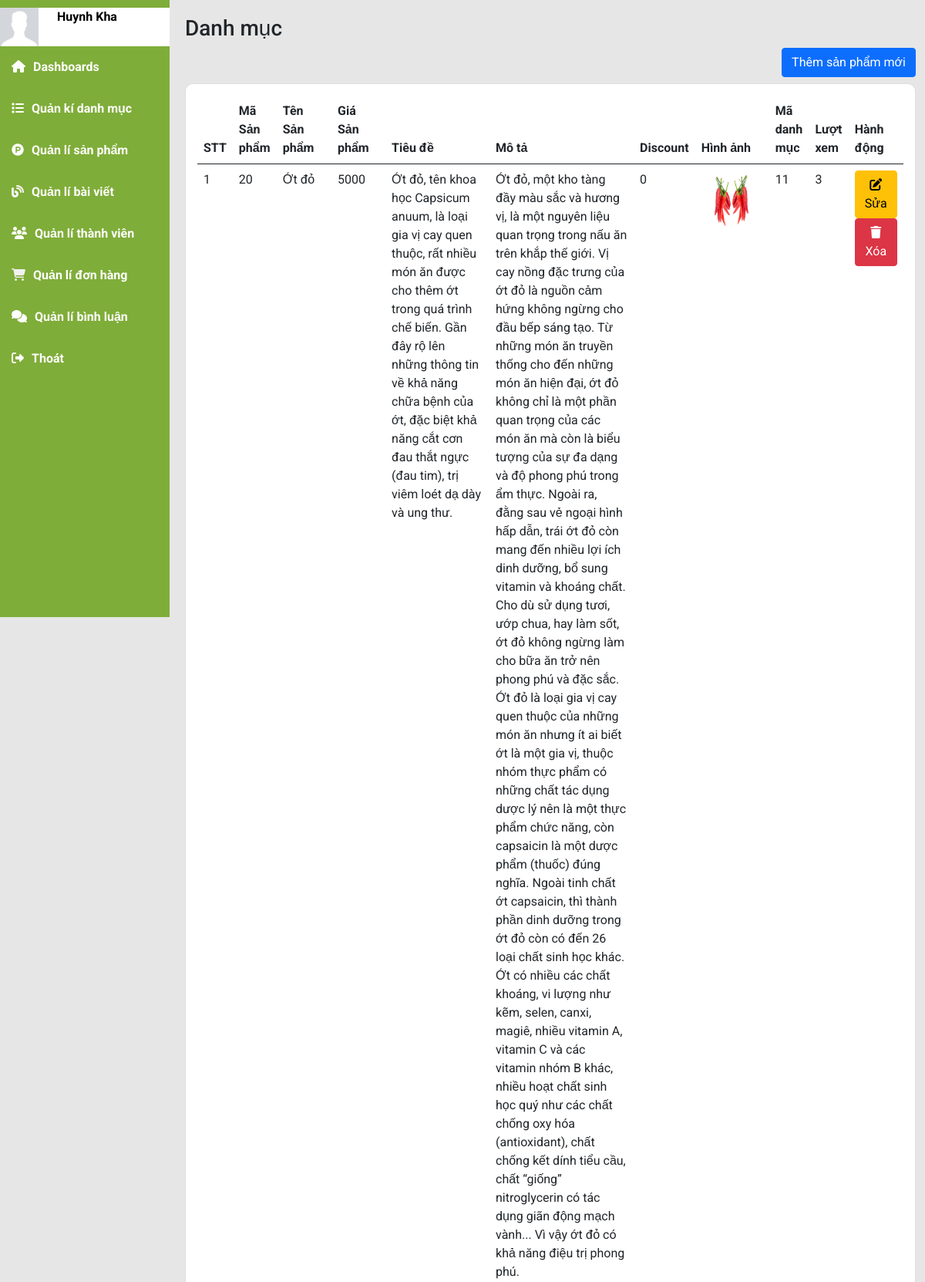
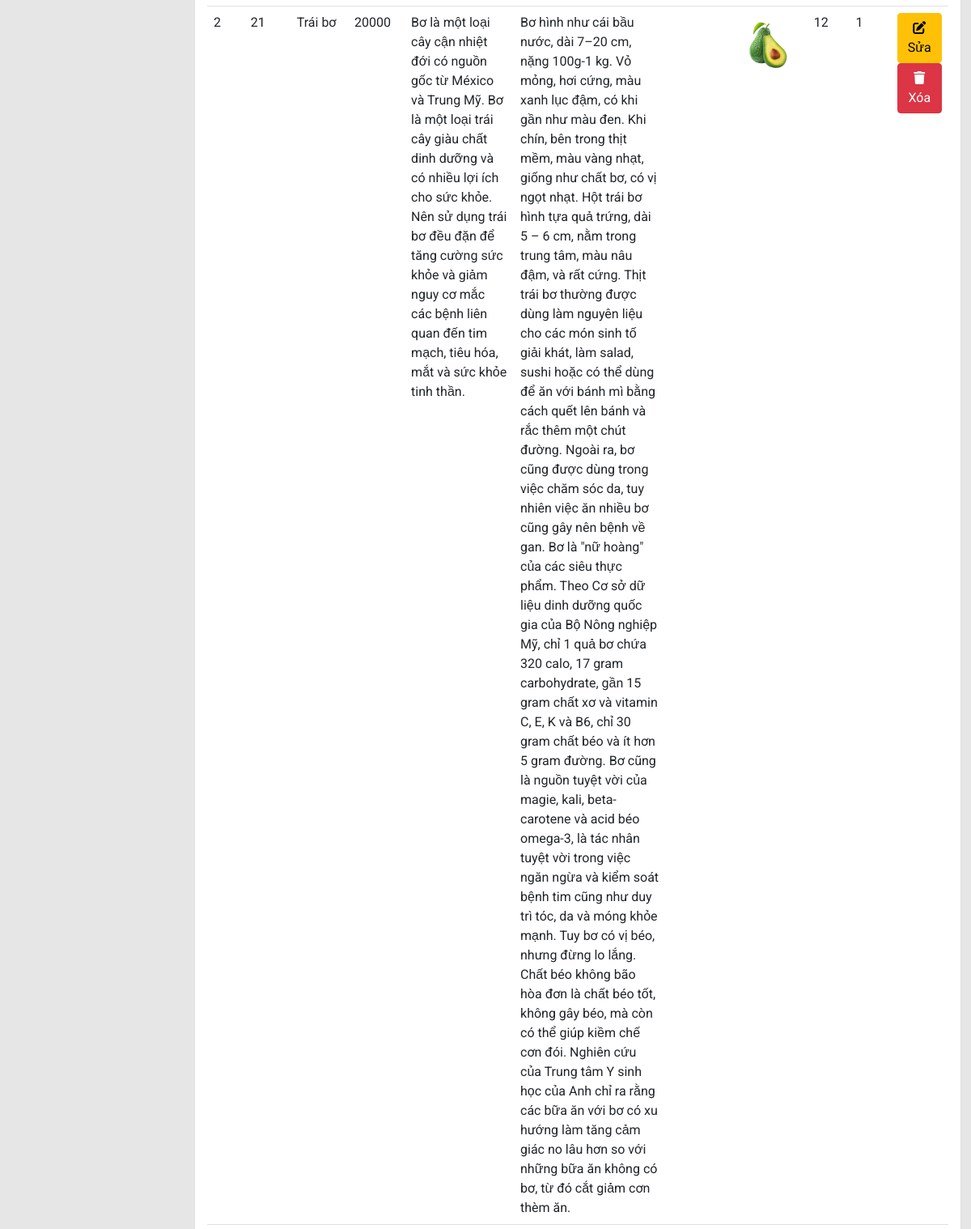
Screenshot of /index.php?mod=admin&act=admin_product (signed in, upper part) with the database file from the repository (2 pictures, top to bottom).
### tables this page shows
CREATE TABLE `sanpham` (
  `MaSP` int NOT NULL,
  `TenSP` varchar(50) NOT NULL,
  `GiaSP` double(10,0) NOT NULL DEFAULT '0' COMMENT 'Tiền Việt không có chữ số thập phân, mặc định là 0(nếu =0 thì hết hàng ví dụ )',
  `HinhAnh` text NOT NULL,
  `TieuDe` text,
  `MoTa` text,
  `Discount` int DEFAULT NULL COMMENT '% giảm giá của 1 sản phẩm',
  `MaDM` int DEFAULT NULL,
  `LuotXem` int NOT NULL,
  `GiaGiam` double(10,0) NOT NULL DEFAULT '0'
);

### model/m_pdo.php (called while the page is built, shortened)
<?php
function pdo_get_connection(){
    $dburl = "mysql:host=localhost;dbname=organic;charset=utf8";
    $username = 'root';
    $password = '';
    $conn = new PDO($dburl, $username, $password);
    $conn->setAttribute(PDO::ATTR_ERRMODE, PDO::ERRMODE_EXCEPTION);
    return $conn;
}
function pdo_query($sql){
    $sql_args = array_slice(func_get_args(), 1);
    try{
        $conn = pdo_get_connection();
        $stmt = $conn->prepare($sql);
        $stmt->execute($sql_args);
        $rows = $stmt->fetchAll();
        return $rows;
    }
    catch(PDOException $e){
        throw $e;
    }
    finally{
        unset($conn);
    }
}

### model/m_admin.php (called while the page is built, shortened)
<?php
    include_once 'model/m_pdo.php';
        function get_productadmin(){
            return pdo_query("SELECT * FROM sanpham");
        }
?>

### view/admin/v_admin_product.php (the view)
<div class="main-content">
    <h3 class="title-page">
        Danh mục
    </h3>
    <div class="d-flex justify-content-end">
        <a href="index.php?mod=admin&act=admin_add_product" class="btn btn-primary mb-2">Thêm sản phẩm  mới</a>
    </div>
    <section class="row">
        <div class="col-sm-12 col-md-12 col xl-12">
            <div class="card chart">
            <table class="table">
    <thead>
        <tr>
            <th>STT</th>
            <th>Mã Sản phẩm</th>
            <th>Tên Sản phẩm</th>
            <th>Giá Sản phẩm</th>
            <th>Tiêu đề</th>
            <th>Mô tả</th>
            <th>Discount</th>
            <th>Hình ảnh</th>
            <th>Mã danh mục</th>
            <th>Lượt xem</th>
            <th>Hành động</th>
        </tr>
    </thead>
    <tbody>
        <?php
            $stt = 1;
            foreach($sanphamall as $product):
        ?>
        <tr>
            <td><?=$stt?></td>
            <td><?=$product['MaSP']?></td>
            <td><?=$product['TenSP']?></td>
            <td><?=$product['GiaSP']?></td>
            <td><?=$product['TieuDe']?></td>
            <td><?=$product['MoTa']?></td>
            <td><?=$product['Discount']?></td>
            <td><img src="view/img/traicay/<?=$product['HinhAnh']?>" alt="" style="width:80px; height:80px; object-fit:cover;"></td>
            <td><?=$product['MaDM']?></td>
            <td><?=$product['LuotXem']?></td>
            <td>
                <a href="index.php?mod=admin&act=admin_edit_product&MaSP=<?=$product['MaSP']?>" class="btn btn-warning"><i class="fa-solid fa-pen-to-square"></i> Sửa</a>
                <a href="index.php?mod=admin&act=admin_delete_product&MaSP=<?=$product['MaSP']?>" class="btn btn-danger"><i class="fa-solid fa-trash"></i> Xóa</a>
            </td>
        </tr>
        <?php
            $stt++;
            endforeach;
        ?>
    </tbody>
</table>
            </div>
        </div>
    </section>
</div>

### view/css/admin.css (style rules this page uses)
* { padding: 0; margin: 0; box-sizing: border-box; font-family: 'Roboto', sans-serif; }
body { background-color: #e6e6e6; }
.main-content { padding-left: 240px; padding-bottom: 20px; }
.main-content .title-page { padding-top: 20px; }
.chart { padding: 15px; border-radius: 10px; }

### rows the page displays
sanpham: MaSP "20", TenSP "Ớt đỏ", GiaSP "5000", TieuDe "Ớt đỏ, tên khoa học Capsicum anuum, là loại gia vị cay quen thuộc, rất nhiều món ăn được cho thêm ớt trong quá trình chế biến. Gần đây rộ lên những thông tin về khả năng chữa bệnh của ớt, đặc biệt khả năng cắt cơn đau thắt ngực (đau tim), trị viêm loét dạ dày và ung thư.", MoTa "Ớt đỏ, một kho tàng đầy màu sắc và hương vị, là một nguyên liệu quan trọng trong nấu ăn trên khắp thế giới. Vị cay nồng đặc trưng của ớt đỏ là nguồn cảm hứng không ngừng cho đầu bếp sáng tạo. Từ những món ăn truyền thống cho đến những món ăn hiện đại, ớt đỏ không chỉ là một phần quan trọng của các món ăn mà còn là biểu tượng của sự đa dạng và độ phong phú trong ẩm thực. Ngoài ra, đằng sau vẻ ngoại hình hấp dẫn, trái ớt đỏ còn mang đến nhiều lợi ích dinh dưỡng, bổ sung vitamin và khoáng chất. Cho dù sử dụng tươi, ướp chua, hay làm sốt, ớt đỏ không ngừng làm cho bữa ăn trở nên phong phú và đặc sắc. Ớt đỏ là loại gia vị cay quen thuộc của những món ăn nhưng ít ai biết ớt là một gia vị, thuộc…", Discount "0", HinhAnh (picture), MaDM "11", LuotXem "3"
sanpham: MaSP "21", TenSP "Trái bơ", GiaSP "20000", TieuDe "Bơ là một loại cây cận nhiệt đới có nguồn gốc từ México và Trung Mỹ. Bơ là một loại trái cây giàu chất dinh dưỡng và có nhiều lợi ích cho sức khỏe. Nên sử dụng trái bơ đều đặn để tăng cường sức khỏe và giảm nguy cơ mắc các bệnh liên quan đến tim mạch, tiêu hóa, mắt và sức khỏe tinh thần.", MoTa "Bơ hình như cái bầu nước, dài 7–20 cm, nặng 100g-1 kg. Vỏ mỏng, hơi cứng, màu xanh lục đậm, có khi gần như màu đen. Khi chín, bên trong thịt mềm, màu vàng nhạt, giống như chất bơ, có vị ngọt nhạt. Hột trái bơ hình tựa quả trứng, dài 5 – 6 cm, nằm trong trung tâm, màu nâu đậm, và rất cứng. Thịt trái bơ thường được dùng làm nguyên liệu cho các món sinh tố giải khát, làm salad, sushi hoặc có thể dùng để ăn với bánh mì bằng cách quết lên bánh và rắc thêm một chút đường. Ngoài ra, bơ cũng được dùng trong việc chăm sóc da, tuy nhiên việc ăn nhiều bơ cũng gây nên bệnh về gan. Bơ là \"nữ hoàng\" của các siêu thực phẩm. Theo Cơ sở dữ liệu dinh dưỡng quốc gia của Bộ Nông nghiệp Mỹ, chỉ 1 quả bơ chứa…", HinhAnh (picture), MaDM "12", LuotXem "1"

### other values shown
$_SESSION['user']['HoTen'] "Huynh Kha"
